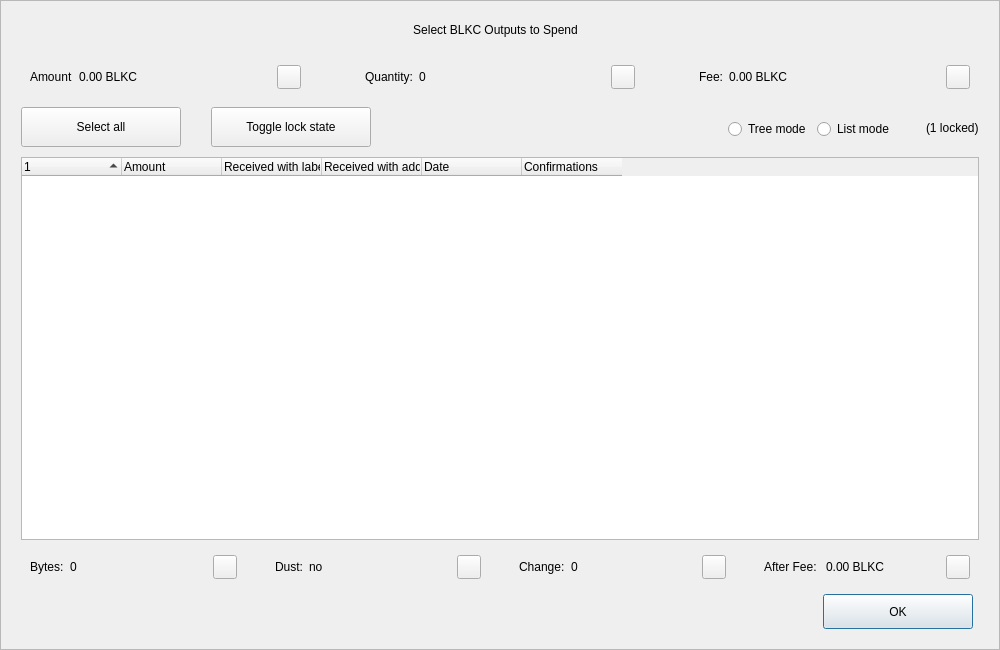
<?xml version="1.0" encoding="UTF-8"?>
<ui version="4.0">
 <class>CoinControlDialog</class>
 <widget class="QDialog" name="CoinControlDialog">
  <property name="geometry">
   <rect>
    <x>0</x>
    <y>0</y>
    <width>1000</width>
    <height>650</height>
   </rect>
  </property>
  <property name="minimumSize">
   <size>
    <width>950</width>
    <height>650</height>
   </size>
  </property>
  <property name="windowTitle">
   <string>Coin Selection</string>
  </property>
  <property name="styleSheet">
   <string notr="true"/>
  </property>
  <layout class="QVBoxLayout" name="verticalLayout">
   <property name="spacing">
    <number>0</number>
   </property>
   <property name="leftMargin">
    <number>0</number>
   </property>
   <property name="topMargin">
    <number>0</number>
   </property>
   <property name="rightMargin">
    <number>0</number>
   </property>
   <property name="bottomMargin">
    <number>0</number>
   </property>
   <item>
    <widget class="QFrame" name="frameContainer">
     <property name="toolTipDuration">
      <number>0</number>
     </property>
     <property name="frameShape">
      <enum>QFrame::StyledPanel</enum>
     </property>
     <property name="frameShadow">
      <enum>QFrame::Raised</enum>
     </property>
     <layout class="QVBoxLayout" name="verticalLayout_2">
      <property name="leftMargin">
       <number>0</number>
      </property>
      <property name="rightMargin">
       <number>0</number>
      </property>
      <property name="bottomMargin">
       <number>20</number>
      </property>
      <item>
       <layout class="QHBoxLayout" name="horizontalLayout_12">
        <property name="spacing">
         <number>0</number>
        </property>
        <property name="leftMargin">
         <number>20</number>
        </property>
        <property name="rightMargin">
         <number>30</number>
        </property>
        <item>
         <spacer name="horizontalSpacer_4">
          <property name="orientation">
           <enum>Qt::Horizontal</enum>
          </property>
          <property name="sizeHint" stdset="0">
           <size>
            <width>40</width>
            <height>20</height>
           </size>
          </property>
         </spacer>
        </item>
        <item>
         <widget class="QLabel" name="labelTitle">
          <property name="minimumSize">
           <size>
            <width>0</width>
            <height>40</height>
           </size>
          </property>
          <property name="maximumSize">
           <size>
            <width>16777215</width>
            <height>40</height>
           </size>
          </property>
          <property name="text">
           <string>Select BLKC Outputs to Spend</string>
          </property>
          <property name="alignment">
           <set>Qt::AlignCenter</set>
          </property>
          <property name="margin">
           <number>7</number>
          </property>
         </widget>
        </item>
        <item>
         <spacer name="horizontalSpacer_5">
          <property name="orientation">
           <enum>Qt::Horizontal</enum>
          </property>
          <property name="sizeHint" stdset="0">
           <size>
            <width>40</width>
            <height>20</height>
           </size>
          </property>
         </spacer>
        </item>
       </layout>
      </item>
      <item>
       <layout class="QHBoxLayout" name="horizontalLayout_8">
        <property name="leftMargin">
         <number>20</number>
        </property>
        <property name="rightMargin">
         <number>20</number>
        </property>
        <item>
         <widget class="QWidget" name="layoutAmount" native="true">
          <layout class="QHBoxLayout" name="horizontalLayout_9" stretch="0,1,0">
           <item>
            <widget class="QLabel" name="labelCoinControlAmountText">
             <property name="text">
              <string>Amount</string>
             </property>
            </widget>
           </item>
           <item>
            <widget class="QLabel" name="labelCoinControlAmount">
             <property name="text">
              <string>0.00 BLKC</string>
             </property>
            </widget>
           </item>
           <item alignment="Qt::AlignHCenter|Qt::AlignVCenter">
            <widget class="QPushButton" name="pushButtonAmount">
             <property name="minimumSize">
              <size>
               <width>0</width>
               <height>24</height>
              </size>
             </property>
             <property name="maximumSize">
              <size>
               <width>24</width>
               <height>26</height>
              </size>
             </property>
             <property name="focusPolicy">
              <enum>Qt::NoFocus</enum>
             </property>
             <property name="styleSheet">
              <string notr="true">padding-bottom:2px;
padding-right:4px;</string>
             </property>
             <property name="text">
              <string/>
             </property>
            </widget>
           </item>
          </layout>
         </widget>
        </item>
        <item>
         <spacer name="horizontalSpacer_2">
          <property name="orientation">
           <enum>Qt::Horizontal</enum>
          </property>
          <property name="sizeType">
           <enum>QSizePolicy::Fixed</enum>
          </property>
          <property name="sizeHint" stdset="0">
           <size>
            <width>40</width>
            <height>20</height>
           </size>
          </property>
         </spacer>
        </item>
        <item>
         <widget class="QWidget" name="layoutQuantity" native="true">
          <layout class="QHBoxLayout" name="horizontalLayout_10" stretch="0,1,0">
           <item>
            <widget class="QLabel" name="labelCoinControlQuantityText">
             <property name="text">
              <string>Quantity:</string>
             </property>
            </widget>
           </item>
           <item>
            <widget class="QLabel" name="labelCoinControlQuantity">
             <property name="text">
              <string>0</string>
             </property>
            </widget>
           </item>
           <item alignment="Qt::AlignHCenter|Qt::AlignVCenter">
            <widget class="QPushButton" name="pushButtonQuantity">
             <property name="minimumSize">
              <size>
               <width>0</width>
               <height>24</height>
              </size>
             </property>
             <property name="maximumSize">
              <size>
               <width>24</width>
               <height>26</height>
              </size>
             </property>
             <property name="focusPolicy">
              <enum>Qt::NoFocus</enum>
             </property>
             <property name="styleSheet">
              <string notr="true">padding-bottom:2px;
               padding-right:4px;</string>
             </property>
             <property name="text">
              <string/>
             </property>
            </widget>
           </item>
          </layout>
         </widget>
        </item>
        <item>
         <spacer name="horizontalSpacer_22">
          <property name="orientation">
           <enum>Qt::Horizontal</enum>
          </property>
          <property name="sizeType">
           <enum>QSizePolicy::Fixed</enum>
          </property>
          <property name="sizeHint" stdset="0">
           <size>
            <width>40</width>
            <height>20</height>
           </size>
          </property>
         </spacer>
        </item>
        <item>
         <widget class="QWidget" name="layoutFee" native="true">
          <layout class="QHBoxLayout" name="horizontalLayout_11" stretch="0,1,0">
           <item>
            <widget class="QLabel" name="labelCoinControlFeeText">
             <property name="text">
              <string>Fee:</string>
             </property>
            </widget>
           </item>
           <item>
            <widget class="QLabel" name="labelCoinControlFee">
             <property name="text">
              <string>0.00 BLKC</string>
             </property>
            </widget>
           </item>
           <item alignment="Qt::AlignHCenter|Qt::AlignVCenter">
            <widget class="QPushButton" name="pushButtonFee">
             <property name="minimumSize">
              <size>
               <width>0</width>
               <height>24</height>
              </size>
             </property>
             <property name="maximumSize">
              <size>
               <width>24</width>
               <height>26</height>
              </size>
             </property>
             <property name="focusPolicy">
              <enum>Qt::NoFocus</enum>
             </property>
             <property name="styleSheet">
              <string notr="true">padding-bottom:2px;
               padding-right:4px;</string>
             </property>
             <property name="text">
              <string/>
             </property>
            </widget>
           </item>
          </layout>
         </widget>
        </item>
       </layout>
      </item>
      <item>
       <widget class="QFrame" name="frame">
        <property name="minimumSize">
         <size>
          <width>0</width>
          <height>40</height>
         </size>
        </property>
        <property name="styleSheet">
         <string notr="true">#frame {
	border:0;
}</string>
        </property>
        <property name="frameShape">
         <enum>QFrame::StyledPanel</enum>
        </property>
        <property name="frameShadow">
         <enum>QFrame::Sunken</enum>
        </property>
        <layout class="QHBoxLayout" name="horizontalLayout">
         <property name="spacing">
          <number>0</number>
         </property>
         <property name="leftMargin">
          <number>20</number>
         </property>
         <property name="topMargin">
          <number>0</number>
         </property>
         <property name="rightMargin">
          <number>20</number>
         </property>
         <property name="bottomMargin">
          <number>0</number>
         </property>
         <item>
          <layout class="QHBoxLayout" name="horizontalLayoutPanel" stretch="0,0,0,0,0,0">
           <property name="spacing">
            <number>20</number>
           </property>
           <item>
            <widget class="QPushButton" name="pushButtonSelectAll">
             <property name="sizePolicy">
              <sizepolicy hsizetype="Maximum" vsizetype="Fixed">
               <horstretch>0</horstretch>
               <verstretch>0</verstretch>
              </sizepolicy>
             </property>
             <property name="minimumSize">
              <size>
               <width>160</width>
               <height>40</height>
              </size>
             </property>
             <property name="maximumSize">
              <size>
               <width>16777215</width>
               <height>40</height>
              </size>
             </property>
             <property name="text">
              <string>Select all</string>
             </property>
             <property name="checkable">
              <bool>true</bool>
             </property>
             <property name="checked">
              <bool>false</bool>
             </property>
             <property name="autoExclusive">
              <bool>false</bool>
             </property>
             <property name="autoDefault">
              <bool>false</bool>
             </property>
            </widget>
           </item>
           <item>
            <spacer name="horizontalSpacer_6">
             <property name="orientation">
              <enum>Qt::Horizontal</enum>
             </property>
             <property name="sizeType">
              <enum>QSizePolicy::Fixed</enum>
             </property>
             <property name="sizeHint" stdset="0">
              <size>
               <width>10</width>
               <height>20</height>
              </size>
             </property>
            </spacer>
           </item>
           <item>
            <widget class="QPushButton" name="pushButtonToggleLock">
             <property name="sizePolicy">
              <sizepolicy hsizetype="Maximum" vsizetype="Fixed">
               <horstretch>0</horstretch>
               <verstretch>0</verstretch>
              </sizepolicy>
             </property>
             <property name="minimumSize">
              <size>
               <width>160</width>
               <height>40</height>
              </size>
             </property>
             <property name="maximumSize">
              <size>
               <width>16777215</width>
               <height>40</height>
              </size>
             </property>
             <property name="text">
              <string>Toggle lock state</string>
             </property>
             <property name="checkable">
              <bool>true</bool>
             </property>
             <property name="autoExclusive">
              <bool>false</bool>
             </property>
             <property name="autoDefault">
              <bool>false</bool>
             </property>
            </widget>
           </item>
           <item>
            <spacer name="horizontalSpacer_7">
             <property name="orientation">
              <enum>Qt::Horizontal</enum>
             </property>
             <property name="sizeType">
              <enum>QSizePolicy::Expanding</enum>
             </property>
             <property name="sizeHint" stdset="0">
              <size>
               <width>30</width>
               <height>20</height>
              </size>
             </property>
            </spacer>
           </item>
           <item alignment="Qt::AlignRight">
            <widget class="QGroupBox" name="groupBox_2">
             <property name="styleSheet">
              <string notr="true">#groupBox_2 {
    background-color:transparent;
    border-radius:0;
}</string>
             </property>
             <property name="title">
              <string/>
             </property>
             <layout class="QHBoxLayout" name="horizontalLayout_14">
              <item>
               <widget class="QRadioButton" name="radioTreeMode">
                <property name="sizePolicy">
                 <sizepolicy hsizetype="Maximum" vsizetype="Fixed">
                  <horstretch>0</horstretch>
                  <verstretch>0</verstretch>
                 </sizepolicy>
                </property>
                <property name="text">
                 <string>Tree mode</string>
                </property>
               </widget>
              </item>
              <item>
               <widget class="QRadioButton" name="radioListMode">
                <property name="sizePolicy">
                 <sizepolicy hsizetype="Maximum" vsizetype="Fixed">
                  <horstretch>0</horstretch>
                  <verstretch>0</verstretch>
                 </sizepolicy>
                </property>
                <property name="text">
                 <string>List mode</string>
                </property>
                <property name="checked">
                 <bool>false</bool>
                </property>
               </widget>
              </item>
             </layout>
            </widget>
           </item>
           <item>
            <widget class="QLabel" name="labelLocked">
             <property name="text">
              <string>(1 locked)</string>
             </property>
            </widget>
           </item>
          </layout>
         </item>
        </layout>
       </widget>
      </item>
      <item>
       <layout class="QHBoxLayout" name="horizontalLayout_13">
        <property name="leftMargin">
         <number>20</number>
        </property>
        <property name="rightMargin">
         <number>20</number>
        </property>
        <item>
         <widget class="CoinControlTreeWidget" name="treeWidget">
          <property name="contextMenuPolicy">
           <enum>Qt::CustomContextMenu</enum>
          </property>
          <property name="styleSheet">
           <string notr="true"/>
          </property>
          <property name="sortingEnabled">
           <bool>false</bool>
          </property>
          <property name="columnCount">
           <number>6</number>
          </property>
          <attribute name="headerShowSortIndicator" stdset="0">
           <bool>true</bool>
          </attribute>
          <attribute name="headerStretchLastSection">
           <bool>false</bool>
          </attribute>
          <column>
           <property name="text">
            <string/>
           </property>
          </column>
          <column>
           <property name="text">
            <string>Amount</string>
           </property>
          </column>
          <column>
           <property name="text">
            <string>Received with label</string>
           </property>
          </column>
          <column>
           <property name="text">
            <string>Received with address</string>
           </property>
          </column>
          <column>
           <property name="text">
            <string>Date</string>
           </property>
          </column>
          <column>
           <property name="text">
            <string>Confirmations</string>
           </property>
           <property name="toolTip">
            <string>Confirmed</string>
           </property>
          </column>
         </widget>
        </item>
       </layout>
      </item>
      <item>
       <layout class="QHBoxLayout" name="horizontalLayout_3">
        <property name="spacing">
         <number>20</number>
        </property>
        <property name="leftMargin">
         <number>20</number>
        </property>
        <property name="rightMargin">
         <number>20</number>
        </property>
        <item>
         <widget class="QWidget" name="layoutBytes" native="true">
          <layout class="QHBoxLayout" name="horizontalLayout_4" stretch="0,1,0">
           <item>
            <widget class="QLabel" name="labelCoinControlBytesText">
             <property name="text">
              <string>Bytes:</string>
             </property>
            </widget>
           </item>
           <item>
            <widget class="QLabel" name="labelCoinControlBytes">
             <property name="text">
              <string>0</string>
             </property>
            </widget>
           </item>
           <item alignment="Qt::AlignHCenter|Qt::AlignVCenter">
            <widget class="QPushButton" name="pushButtonBytes">
             <property name="minimumSize">
              <size>
               <width>0</width>
               <height>24</height>
              </size>
             </property>
             <property name="maximumSize">
              <size>
               <width>24</width>
               <height>26</height>
              </size>
             </property>
             <property name="focusPolicy">
              <enum>Qt::NoFocus</enum>
             </property>
             <property name="styleSheet">
              <string notr="true">padding-bottom:2px;
               padding-right:4px;</string>
             </property>
             <property name="text">
              <string/>
             </property>
            </widget>
           </item>
          </layout>
         </widget>
        </item>
        <item>
         <widget class="QWidget" name="layoutDust" native="true">
          <layout class="QHBoxLayout" name="horizontalLayout_5" stretch="0,1,0">
           <item>
            <widget class="QLabel" name="labelCoinControlLowOutputText">
             <property name="text">
              <string>Dust:</string>
             </property>
            </widget>
           </item>
           <item>
            <widget class="QLabel" name="labelCoinControlLowOutput">
             <property name="text">
              <string>no</string>
             </property>
            </widget>
           </item>
           <item alignment="Qt::AlignHCenter|Qt::AlignVCenter">
            <widget class="QPushButton" name="pushButtonDust">
             <property name="minimumSize">
              <size>
               <width>0</width>
               <height>24</height>
              </size>
             </property>
             <property name="maximumSize">
              <size>
               <width>24</width>
               <height>26</height>
              </size>
             </property>
             <property name="focusPolicy">
              <enum>Qt::NoFocus</enum>
             </property>
             <property name="styleSheet">
              <string notr="true">padding-bottom:2px;
               padding-right:4px;</string>
             </property>
             <property name="text">
              <string/>
             </property>
            </widget>
           </item>
          </layout>
         </widget>
        </item>
        <item>
         <widget class="QWidget" name="layoutChange" native="true">
          <layout class="QHBoxLayout" name="horizontalLayout_6" stretch="0,1,0">
           <item>
            <widget class="QLabel" name="labelCoinControlChangeText">
             <property name="text">
              <string>Change:</string>
             </property>
            </widget>
           </item>
           <item>
            <widget class="QLabel" name="labelCoinControlChange">
             <property name="text">
              <string>0</string>
             </property>
            </widget>
           </item>
           <item alignment="Qt::AlignHCenter|Qt::AlignVCenter">
            <widget class="QPushButton" name="pushButtonChange">
             <property name="minimumSize">
              <size>
               <width>0</width>
               <height>24</height>
              </size>
             </property>
             <property name="maximumSize">
              <size>
               <width>24</width>
               <height>26</height>
              </size>
             </property>
             <property name="focusPolicy">
              <enum>Qt::NoFocus</enum>
             </property>
             <property name="styleSheet">
              <string notr="true">padding-bottom:2px;
               padding-right:4px;</string>
             </property>
             <property name="text">
              <string/>
             </property>
            </widget>
           </item>
          </layout>
         </widget>
        </item>
        <item>
         <widget class="QWidget" name="layoutAfter" native="true">
          <layout class="QHBoxLayout" name="horizontalLayout_7" stretch="0,1,0">
           <item>
            <widget class="QLabel" name="labelCoinControlAfterFeeText">
             <property name="text">
              <string>After Fee: </string>
             </property>
            </widget>
           </item>
           <item>
            <widget class="QLabel" name="labelCoinControlAfterFee">
             <property name="text">
              <string>0.00 BLKC</string>
             </property>
            </widget>
           </item>
           <item alignment="Qt::AlignHCenter|Qt::AlignVCenter">
            <widget class="QPushButton" name="pushButtonAlterFee">
             <property name="minimumSize">
              <size>
               <width>0</width>
               <height>24</height>
              </size>
             </property>
             <property name="maximumSize">
              <size>
               <width>24</width>
               <height>26</height>
              </size>
             </property>
             <property name="focusPolicy">
              <enum>Qt::NoFocus</enum>
             </property>
             <property name="styleSheet">
              <string notr="true">padding-bottom:2px;
               padding-right:4px;</string>
             </property>
             <property name="text">
              <string/>
             </property>
            </widget>
           </item>
          </layout>
         </widget>
        </item>
       </layout>
      </item>
      <item>
       <layout class="QHBoxLayout" name="horizontalLayout_2">
        <property name="spacing">
         <number>0</number>
        </property>
        <property name="leftMargin">
         <number>20</number>
        </property>
        <property name="rightMargin">
         <number>26</number>
        </property>
        <item>
         <spacer name="horizontalSpacer_3">
          <property name="orientation">
           <enum>Qt::Horizontal</enum>
          </property>
          <property name="sizeHint" stdset="0">
           <size>
            <width>558</width>
            <height>20</height>
           </size>
          </property>
         </spacer>
        </item>
        <item>
         <widget class="QPushButton" name="pushButtonOk">
          <property name="minimumSize">
           <size>
            <width>150</width>
            <height>35</height>
           </size>
          </property>
          <property name="text">
           <string>OK</string>
          </property>
         </widget>
        </item>
       </layout>
      </item>
     </layout>
    </widget>
   </item>
  </layout>
 </widget>
 <customwidgets>
  <customwidget>
   <class>CoinControlTreeWidget</class>
   <extends>QTreeWidget</extends>
   <header>coincontroltreewidget.h</header>
  </customwidget>
 </customwidgets>
 <resources/>
 <connections/>
</ui>
